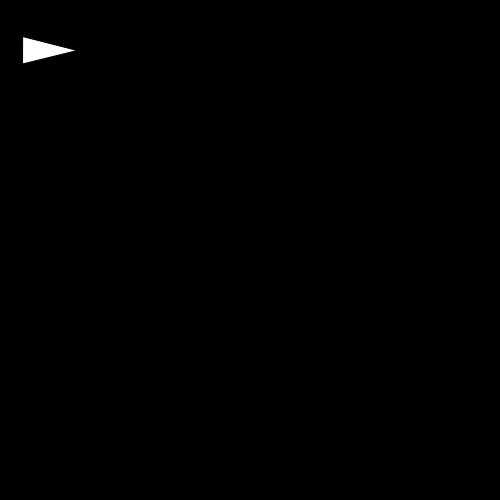
Frame 1 (no input)
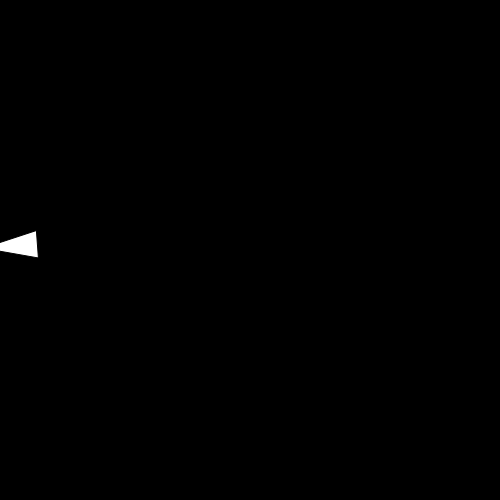
Frame 60 (no input)
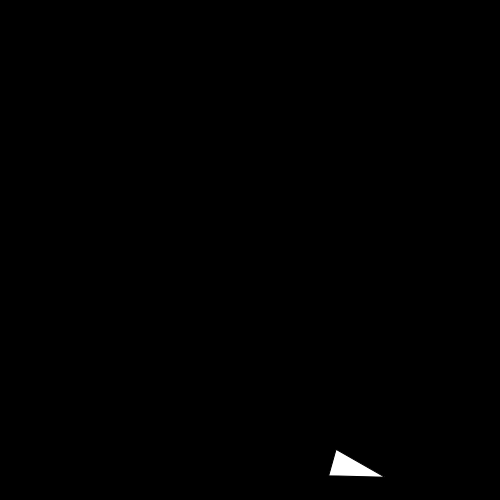
Frame 120 (the mouse pressed at the canvas centre since frame 60)

The p5.js sketch that drew these frames (run headless with seeded random() and noise() and a simulated clock; from frame 60 on, the mouse is pressed at the canvas centre):

// p5.js sketch
// ── sketch.js
var balls = [];

function setup() {
  background(0);

  
  createCanvas (500,500);
  //translate(-250, -250);
  for (var i = 0; i < 1; i++) {
    balls[i] = new ball();
  }
  grav=createVector(0,0.3);
  lgrav=grav.y
  Fgrav=createVector(0,0);

  wind=createVector(0.6,0);

  drag=createVector(0,0)

  ran=createVector(0,0)

  /*for(var i = 0; i<balls.length;i++){

    ran.set(random(40),random(40))
    balls[i].aplyForce(ran)
  }*/
    background(0);

  
}

function draw() {
  background(0);
  for (var j = 0; j < balls.length ; j++){
    //GRAV
    Fgrav.set(grav.x,grav.y);
    balls[j].aplyForce(Fgrav.mult(balls[j].m));

    //WIND
    /*if (mouseIsPressed){
      balls[j].aplyForce(wind)
    }*/

    //DRAG
    var cd=-0.05
    drag.set(balls[j].speed.x,balls[j].speed.y) 
    drag.normalize().mult(drag.magSq()*cd)
    balls[j].aplyForce(drag)
    

    //ATRACTION
    /*
    force = createVector(0,0)
    for (var k = 0; k < balls.length; k++){
      force.set(0,0)
      force = balls[k].attract(balls[j])
      balls[j].aplyForce(force)
    }*/


    //LIFT
    //var cl = 0.4
    balls[j].beta=balls[j].speed.heading()-balls[j].alfa
    var cl = 0.1*(sin(balls[j].beta)^7+sin(balls[j].beta)/5)*(abs(cos(balls[j].beta))/cos(balls[j].beta))
    print (cl)
    balls[j].w.set(balls[j].speed.y,balls[j].speed.x)
    balls[j].w.normalize().mult(cl)
    balls[j].aplyForce(balls[j].w) 

    
    
    


    balls[j].move();
    balls[j].draw();
    
    
  }
  }
  
  
 
// ── Dots.js
function ball() {
  this.pos=createVector(50,50)
  //this.x = random(width);
  //this.y = random(height);
  this.speed=createVector(0,0)
  this.w=createVector(0,0)
  //this.xspeed=0;
  //this.yspeed=0;
  this.acc=createVector(0,0)
  //this.xgravity;
  //this.ygravity;
  
  this.m=random(0.5,1);
  //if(random(1)<1){this.m=this.m*-1}
  this.f=createVector(0,0)



  //-variebles de pendulo
  this.len=200
  this.aVel=0


  //-variables triángulo
  this.r=16*this.m
  this.alfa= PI/2
  this.beta
  
  this.lift=createVector(0,0)

  //-GENES
  this.frente
  this.linea1
  this.linea2
  this.holgura
  this.apertura1
  this.apertura2
  this.peso1=1
  this.peso2=0.5
  this.gramaje
  //disparo
  this.Dangulo
  this.Dfuerza
  
  this.draw = function(){
    


    translate(this.pos.x,this.pos.y)
    rotate(this.alfa)
    triangle(0,-this.r*2,-this.r,2*this.r,this.r,2*this.r)
    rotate(-this.alfa)


    //ellipse(0,0,this.m*20,this.m*20)//(this.pos.x, this.pos.y, this.m*20,this.m*20);
    translate(-this.pos.x,-this.pos.y)

  } 
  
  this.move = function(){
    
    
    this.speed.add(this.acc)
    this.pos.add(this.speed)
    this.acc.set(0,0)

    

    if (this.pos.x < 0||width < this.pos.x){
      this.speed.x= -1*this.speed.x
      this.pos.add(this.speed);
    }
    if (this.pos.y < 0||height < this.pos.y){
      this.speed.y= -1*this.speed.y
      this.pos.add(this.speed);
    }
    //this.alfa=this.speed.heading()+PI/2

    this.aVel += (sin(this.alfa)*lgrav*this.peso1)/(this.len*0.3*this.m)
    this.aVel += (-1*sin(this.alfa)*lgrav*this.peso2)/(this.len*0.7*this.m)
    this.alfa += this.aVel


  }
  this.aplyForce = function(force){
    this.f.set(0,0)
    this.f.set(force.x,force.y)
    this.f.div(this.m)
    this.acc.add(this.f)    
  }
  this.attract = function(atracted){
    var G = 100

    force=createVector(0,0)
    force.set(this.pos.x,this.pos.y)
    force.sub(atracted.pos)
    d = force.mag()


    force.normalize()
    force.mult(this.m*atracted.m*G/(d*d))
    return (force)

    

  }
  
   
}
